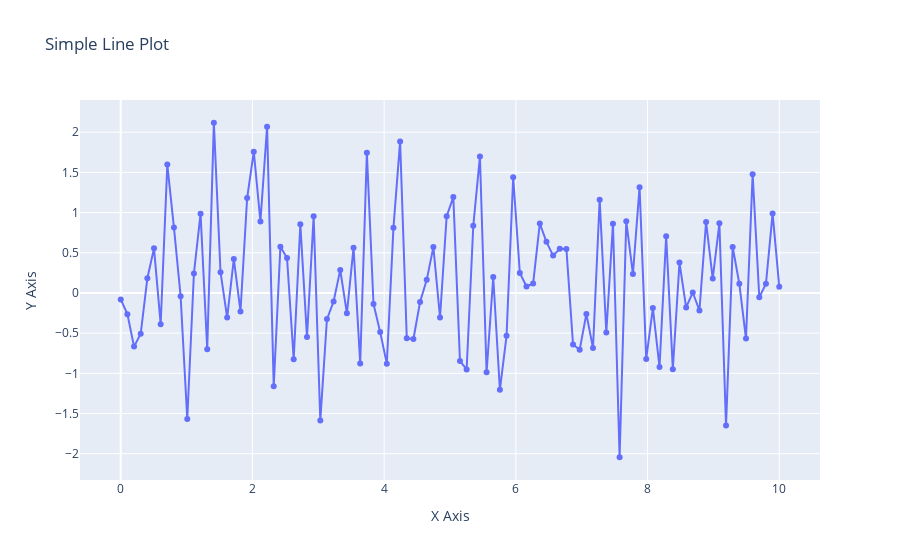

Notebook code cell kept with this figure:
### Markdown cell above
## Q20 Using Plotly, create a basic line plot of a randomly generated dataset, label the axes, and set the title as 'Simple Line Plot'

### Code cell
x = np.linspace(0, 10, 100)
y = np.random.randn(100)

fig = go.Figure()
fig.add_trace(go.Scatter(x=x, y=y, mode='lines+markers'))
fig.update_layout(title='Simple Line Plot', xaxis_title='X Axis', yaxis_title='Y Axis')
fig.show()
